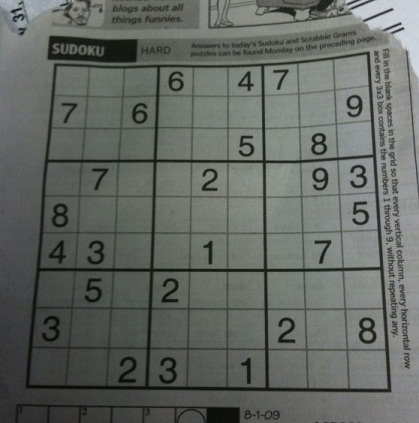
#> input picture Computer Vision/In class practice/edgeDetection/assets/img4.jpg, 419 x 423 px
$ python main.py   (older library calls are emulated)
#> lines starting #> are read from the running program, lines starting #| are printed output that depends on the picture; after the words box and inside, x2 and y2 are one past the last pixel; in counts of white or black regions, pixels touching at a corner belong together
import cv2
import numpy
import math

img = cv2.imread('assets/img4.jpg', cv2.IMREAD_GRAYSCALE)
#> img: shape (423, 419); min 5, max 218, mean 101.9
imgColor = cv2.imread('assets/img4.jpg')
#> imgColor is the input picture: shape (423, 419, 3); mean B, G, R 98.9, 103.6, 99.4

imgBlur = cv2.GaussianBlur(img, (3, 3), 0)
imgCanny = cv2.Canny(imgBlur, 100, 200)
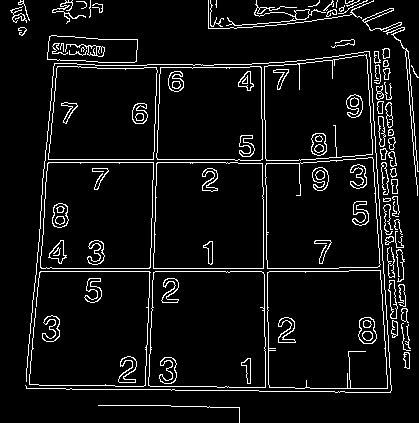
#> imgCanny: shape (423, 419); 6.9% white in thin lines or dots

sobelX = cv2.Sobel(img, cv2.CV_64F, 1, 0, ksize=5)
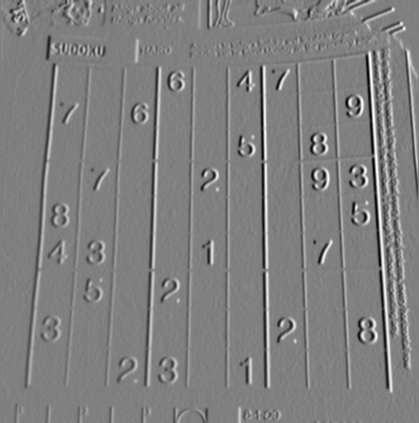
#> sobelX: shape (423, 419) float64; min -5263, max 5236, mean 21.3; drawn with min black and max white
sobelY = cv2.Sobel(img, cv2.CV_64F, 0, 1, ksize=5)
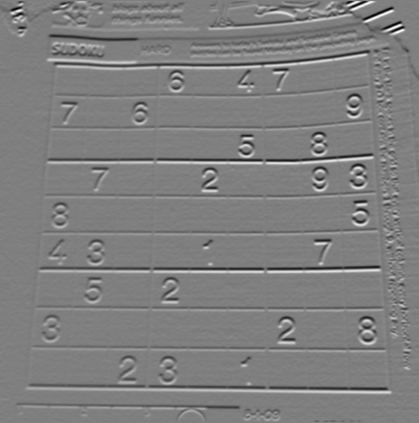
#> sobelY: shape (423, 419) float64; min -6276, max 6254, mean -16.4; drawn with min black and max white
imgSobel = numpy.sqrt(sobelY**2 + sobelX**2)
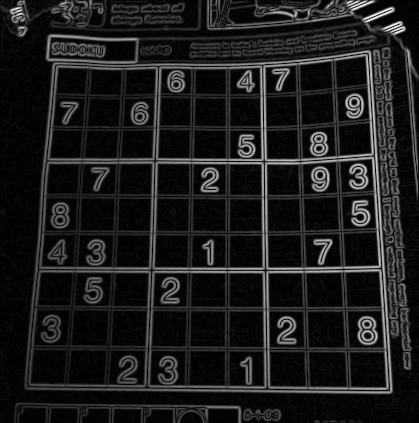
#> imgSobel: shape (423, 419) float64; min 0, max 6711.4, mean 753; drawn with min black and max white
imgSobelNorm = (imgSobel * 255 / imgSobel.max()).astype(numpy.uint8)

cv2.imshow('img', imgSobelNorm)

imgLines = imgCanny
imgLinesP = imgCanny
lines = cv2.HoughLines(imgLines, 1, numpy.pi / 180, 150, None, 0, 0)
#> lines = 21 rows, first 8: [271, 1.57], [268, 1.57], [162, 0.0349], [-262, 3.12], [62, 0.0873], [159, 1.57], [159, 0.0349], [-259, 3.12]

imgColoredLines = imgColor
imgColoredLinesP = imgColor

if lines is not None:
    for i in range(0, len(lines)):
        rho = lines[i][0][0]
        theta = lines[i][0][1]
        a = math.cos(theta)
        b = math.sin(theta)
        x0 = a * rho
        y0 = b * rho
        pt1 = (int(x0 + 1000 * (-b)), int(y0 + 1000 * (a)))
        pt2 = (int(x0 - 1000 * (-b)), int(y0 - 1000 * (a)))
        cv2.line(imgColoredLines, pt1, pt2, (0, 0, 255), 3, cv2.LINE_AA)
#> this loop made 21 passes
#> (rho, theta, a, b, x0, y0, pt1, pt2) on passes 1 to 10: (271, 1.57, -4.37e-08, 1, -1.18e-05, 271, (-1000, 270), (999, 271)), (268, 1.57, -4.37e-08, 1, -1.17e-05, 268, (-1000, 267), (999, 268)), (162, 0.0349, 0.999, 0.0349, 161.9, 5.65, (127, 1005), (196, -993)), (-262, 3.12, -1, 0.0175, 262, -4.57, (244, -1004), (279, 995)), (62, 0.0873, 0.996, 0.0872, 61.76, 5.4, (-25, 1001), (148, -990)), (159, 1.57, -4.37e-08, 1, -6.95e-06, 159, (-1000, 158), (999, 159)), (159, 0.0349, 0.999, 0.0349, 158.9, 5.55, (124, 1004), (193, -993)), (-259, 3.12, -1, 0.0175, 259, -4.52, (241, -1004), (276, 995)), (162, 1.57, -4.37e-08, 1, -7.08e-06, 162, (-1000, 161), (999, 162)), (64, 0.105, 0.995, 0.105, 63.65, 6.69, (-40, 1001), (168, -987))
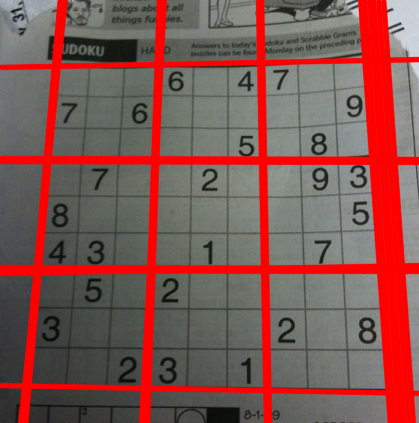
#> imgColoredLines: shape (423, 419, 3); mean B, G, R 81.5, 85.4, 130.1

linesP = cv2.HoughLinesP(imgLinesP, 1, numpy.pi / 180, 50, None, 50, 10)
#> linesP = 49 rows, first 6: [36, 271, 348, 271], [36, 268, 338, 268], [262, 143, 263, 256], [155, 210, 160, 64], [44, 162, 237, 162], [43, 223, 59, 36]

if linesP is not None:
    for i in range(0, len(linesP)):
        l = linesP[i][0]
        cv2.line(imgColoredLinesP, (l[0], l[1]), (l[2], l[3]), (0, 0, 255), 3, cv2.LINE_AA)
#> this loop made 49 passes
#> l on passes 1 to 12: [36, 271, 348, 271], [36, 268, 338, 268], [262, 143, 263, 256], [155, 210, 160, 64], [44, 162, 237, 162], [43, 223, 59, 36], [146, 365, 157, 64], [387, 48, 409, 368], [396, 243, 405, 367], [264, 63, 265, 151], [45, 159, 239, 159], [114, 389, 227, 390]
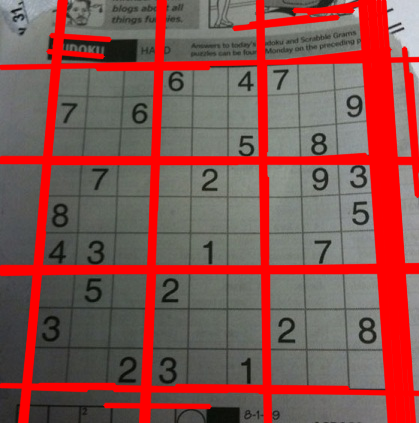
#> imgColoredLinesP: shape (423, 419, 3); mean B, G, R 78.3, 82.1, 135.2

cv2.imshow("Source", img)
cv2.imshow("Detected Lines (in red) - Standard Hough Line Transform", imgColoredLines)
cv2.imshow("Detected Lines (in red) - Probabilistic Line Transform", imgColoredLinesP)

cv2.waitKey(0)
cv2.destroyAllWindows()

$ run again, with Computer Vision/In class practice/edgeDetection/assets/img2.jpg copied over Computer Vision/In class practice/edgeDetection/assets/img4.jpg
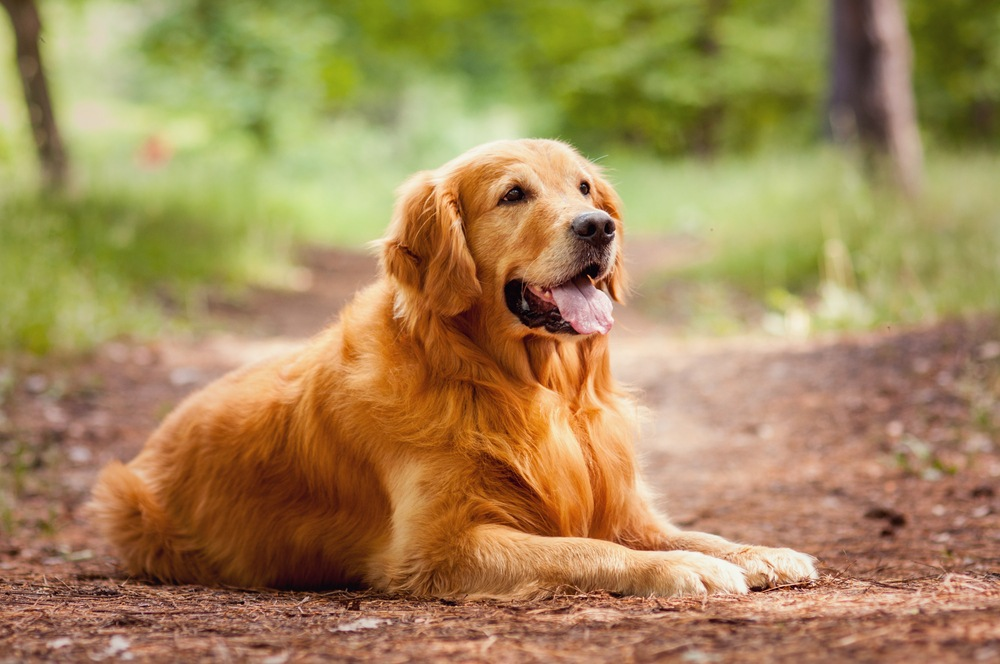
#> input picture Computer Vision/In class practice/edgeDetection/assets/img2.jpg, 1000 x 664 px
#> imgColor is the input picture: shape (664, 1000, 3); mean B, G, R 87.8, 135.8, 163.3
#> imgCanny: shape (664, 1000); 2.5% white in thin lines or dots, all inside (x1, y1, x2, y2) = (0, 137, 1000, 664)
#> lines = 67 rows, first 8: [609, 1.55], [629, 1.52], [617, 1.54], [612, 1.54], [620, 1.54], [600, 1.57], [627, 1.52], [643, 1.5]
#> the loop `for i in range(0, len(lines)):` made 67 passes
#> (rho, theta, a, b, x0, y0, pt1, pt2) on passes 1 to 6: (609, 1.55, 0.0175, 1, 10.63, 608.9, (-989, 626), (1010, 591)), (629, 1.52, 0.0523, 0.999, 32.92, 628.1, (-965, 680), (1031, 575)), (617, 1.54, 0.0349, 0.999, 21.53, 616.6, (-977, 651), (1020, 581)), (612, 1.54, 0.0349, 0.999, 21.36, 611.6, (-978, 646), (1020, 576)), (620, 1.54, 0.0349, 0.999, 21.64, 619.6, (-977, 654), (1021, 584)), (600, 1.57, -4.37e-08, 1, -2.62e-05, 600, (-1000, 599), (999, 600))
#> after the loop `for i in range(0, len(lines)):`:
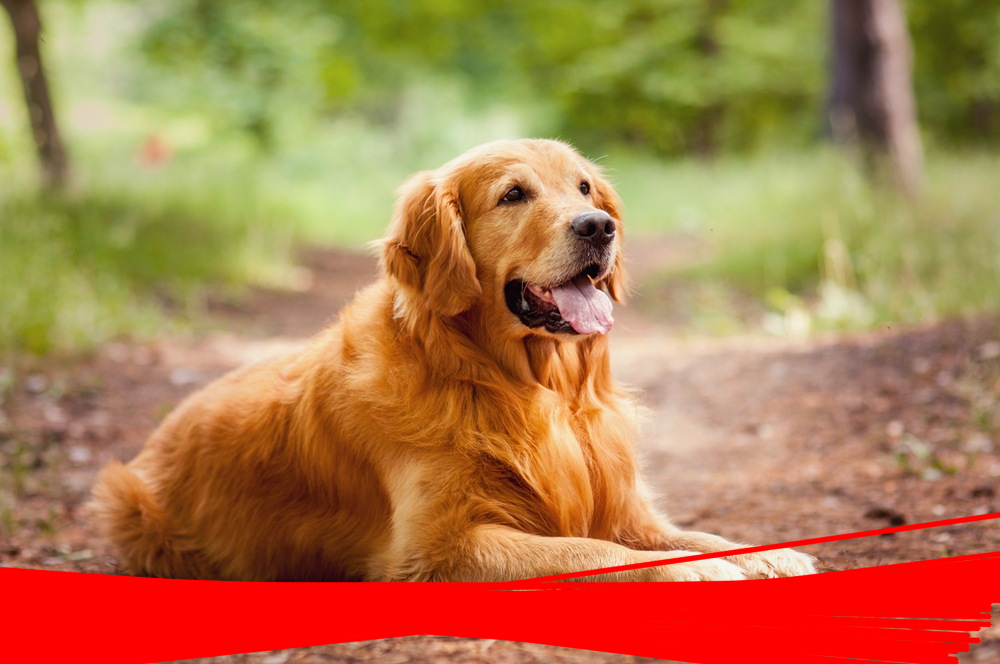
#> imgColoredLines: shape (664, 1000, 3); 12.36% of pixels changed, all inside (x1, y1, x2, y2) = (0, 511, 1000, 664)
#> linesP = 83 rows, first 6: [538, 607, 668, 598], [707, 592, 810, 590], [2, 627, 53, 625], [906, 590, 989, 586], [24, 611, 101, 609], [496, 600, 632, 600]
#> the loop `for i in range(0, len(linesP)):` made 83 passes
#> after the loop `for i in range(0, len(linesP)):`:
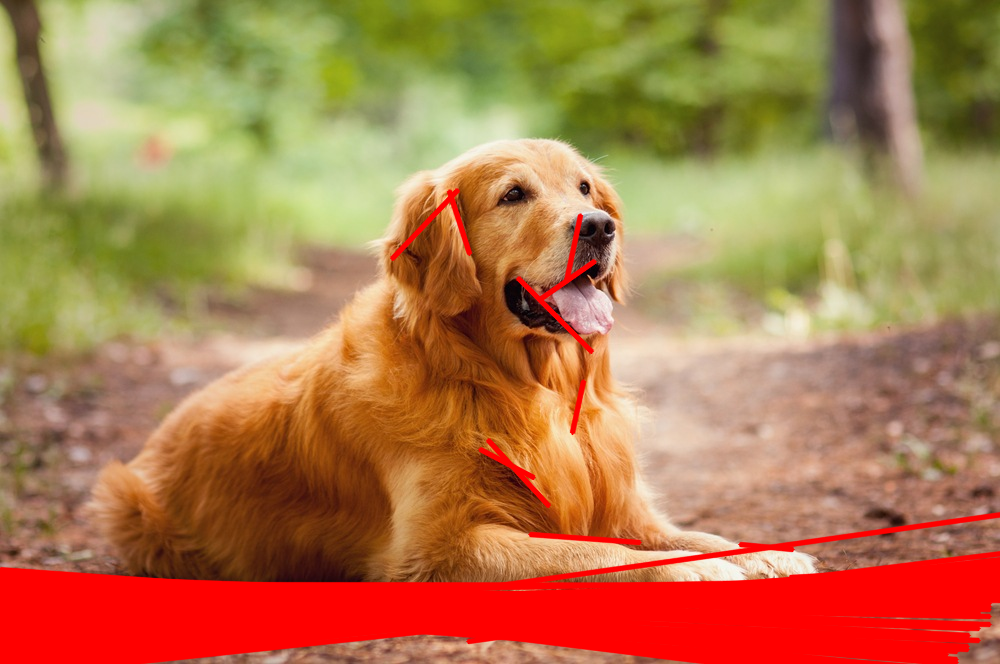
#> imgColoredLinesP: shape (664, 1000, 3); 13.11% of pixels changed, all inside (x1, y1, x2, y2) = (0, 187, 1000, 664)

$ run again, with Computer Vision/In class practice/edgeDetection/assets/img3.jpg copied over Computer Vision/In class practice/edgeDetection/assets/img4.jpg
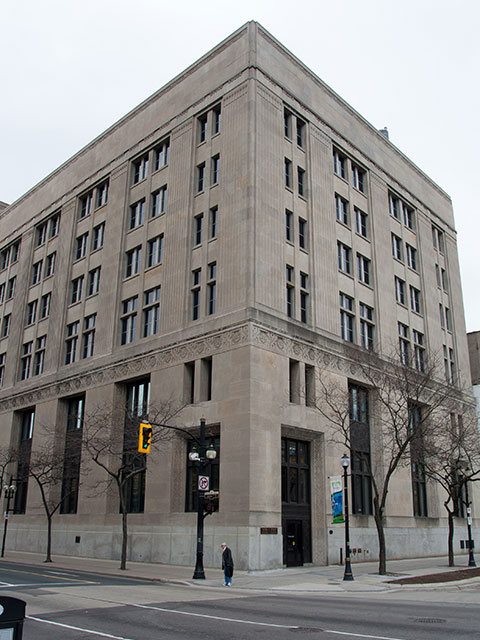
#> input picture Computer Vision/In class practice/edgeDetection/assets/img3.jpg, 480 x 640 px
#> imgColor is the input picture: shape (640, 480, 3); mean B, G, R 134.6, 136.4, 138.3
#> `imgCanny = cv2.Canny(imgBlur, 100, 200)`:
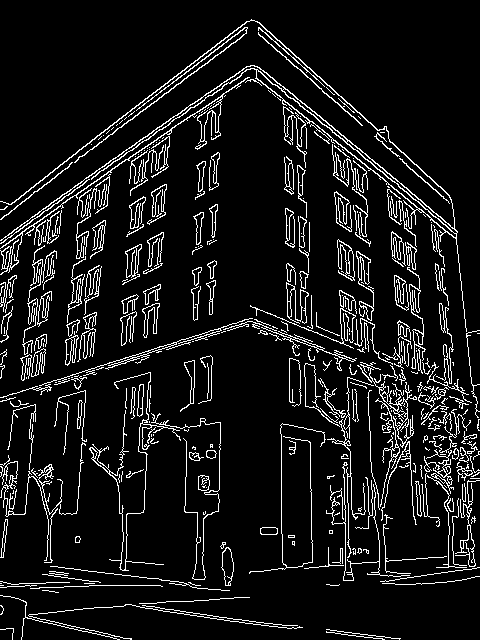
#> imgCanny: shape (640, 480); 9% white in thin lines or dots
#> lines = 32 rows, first 8: [174, 0.925], [-156, 2.3], [195, 0.96], [167, 0.908], [198, 0.96], [190, 1.95], [203, 0.96], [-302, 3.12]
#> the loop `for i in range(0, len(lines)):` made 32 passes
#> (rho, theta, a, b, x0, y0, pt1, pt2) on passes 1 to 6: (174, 0.925, 0.602, 0.799, 104.7, 139, (-693, 740), (903, -462)), (-156, 2.3, -0.669, 0.743, 104.4, -115.9, (-638, -785), (847, 553)), (195, 0.96, 0.574, 0.819, 111.8, 159.7, (-707, 733), (930, -413)), (167, 0.908, 0.616, 0.788, 102.8, 131.6, (-685, 747), (890, -484)), (198, 0.96, 0.574, 0.819, 113.6, 162.2, (-705, 735), (932, -411)), (190, 1.95, -0.375, 0.927, -71.18, 176.2, (-998, -198), (856, 550))
#> linesP = 131 rows, first 6: [256, 21, 377, 130], [32, 216, 246, 66], [1, 218, 246, 33], [24, 225, 228, 82], [247, 69, 456, 239], [250, 306, 364, 352]
#> the loop `for i in range(0, len(linesP)):` made 131 passes
#> after the loop `for i in range(0, len(linesP)):`:
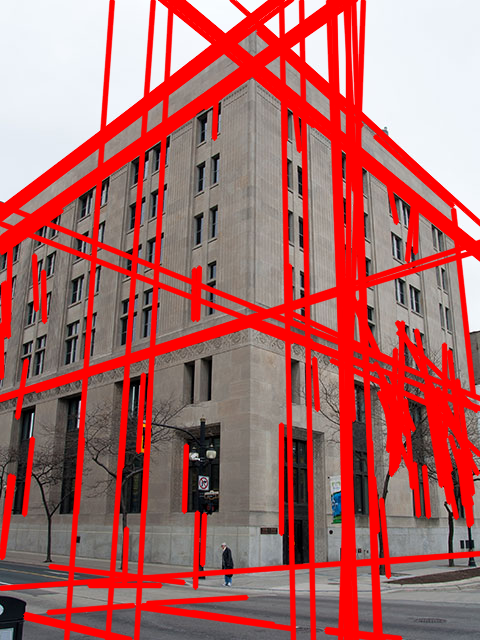
#> imgColoredLinesP: shape (640, 480, 3); mean B, G, R 101, 102.2, 173.8
